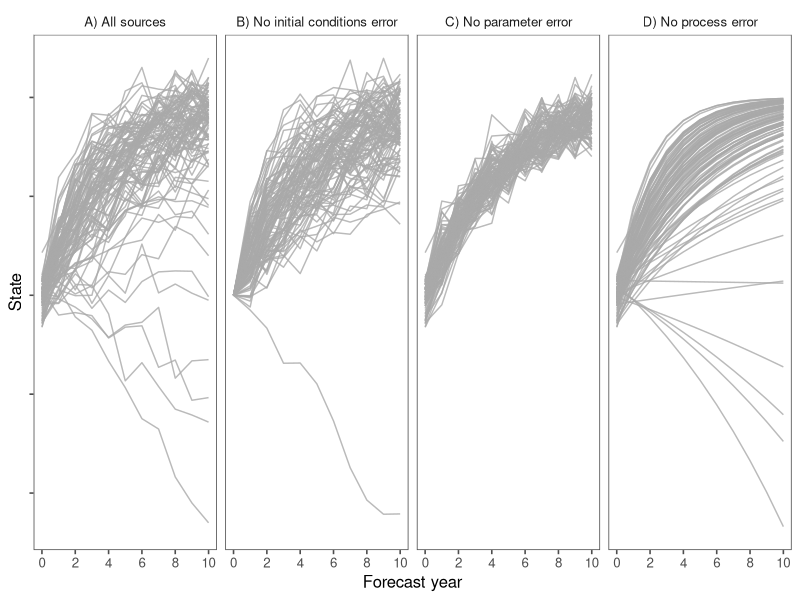

R code for this plot:
################################################################################
##  generate_forecast_fxns.R: Script to generate a forecast time series. 
##  The simulated data can then be used to test the forecast partitioning
##  approach. The forecast generation process includes error from 
##  initial conditions uncertainty, parameter error, driver uncertainty, and 
##  process error.
##
##  Author: Andrew Tredennick
##  Date created: March 13, 2018
################################################################################

##  Clear the workspace
rm(list = ls(all.names = TRUE))


####
####  LOAD LIBRARIES -----------------------------------------------------------
####
library(tidyverse)
library(dplyr)
library(ggthemes)



####
####  DEFINE SIMULATOR FUNCTION ------------------------------------------------
####
generate_forecast <- function(z_bar, 
                              z_sigma, 
                              a_bar,
                              a_sigma,
                              theta_bar = NULL, 
                              theta_sigma = NULL, 
                              x_bar = NULL, 
                              x_sigma = NULL, 
                              proc_sigma, 
                              n_times, 
                              n_iters,
                              seed = NULL){
  if(is.null(seed) == FALSE){
    set.seed(seed)
  }
  
  if(is.null(x_bar) == FALSE){
    if(is.matrix(x_bar) == FALSE){
      stop("x_bar must be a matrix even if only providing one covariate.
           Coerce to a single column matrix, with the number of rows equal
           to the number of time steps to be forecast.")
    }
    
    if((ncol(x_bar)-1) != length(theta_bar)){
      stop("The number of covariates [ncol(x_bar)] and the number of
           coefficients [length(theta_bar)] do not match.")
    }
  }
 
  
  # Generate vector of initial conditions
  Z <- rnorm(n_iters, z_bar, z_sigma)
  
  # Generate vector of autoregressive terms
  A <- rnorm(n_iters, a_bar, a_sigma)
  
  # Generate array of time-varying covariates
  if(is.null(x_bar) == FALSE){
    X <- array(NA, dim = c((ncol(x_bar)+1), n_iters, n_times))
    X[1,,] <- 1 # make first rows 1 for the intercept
    for(dot in 1:n_times){
      for(dox in 1:ncol(x_bar)){
        X[dox+1,,dot] <- rnorm(n_iters, x_bar[dot,dox], x_sigma[dot,dox])
      }
    }
  }
  
  
  # Generate matrix of time-invariant parameters
  if(is.null(theta_bar) == FALSE){
    Theta <- matrix(NA, length(theta_bar), n_iters)
    for(dotheta in 1:length(theta_bar)){
      Theta[, dotheta] <- rnorm(n_iters, theta_bar[dotheta], theta_sigma[dotheta])
    }
  }
  
  # Generate matrix of forecasts
  forecasts <- matrix(NA, n_times+1, n_iters)
  forecasts[1,] <- Z
  
  if(is.null(theta_bar)){
    for(iiter in 1:n_times){
      Z <- A*Z
      forecasts[iiter+1, ] <- rnorm(n_iters, Z, proc_sigma) 
    }
  }else{
    for(iiter in 1:n_times){
      mu <- A*Z[iiter] + X[iiter, ]*Theta
      forecasts[iiter, ] <- rnorm(n_iters, mu, proc_sigma) 
    }
  }
  
  return(forecasts)
}



####
####  GENERATE FORECASTS -------------------------------------------------------
####
z_bar <- -20
z_sigma <- 1.5
a_bar <- 0.8
a_sigma <- 0.1
proc_sigma <- 1.6
n_times <- 10
n_iters <- 100
seed <- 126

outcasts_all <- generate_forecast(z_bar,
                                  z_sigma, 
                                  a_bar,
                                  a_sigma,
                                  theta_bar = NULL, 
                                  theta_sigma = NULL, 
                                  x_bar = NULL, 
                                  x_sigma = NULL, 
                                  proc_sigma, 
                                  n_times, 
                                  n_iters,
                                  seed)

outcasts_noproc <- generate_forecast(z_bar,
                                  z_sigma, 
                                  a_bar,
                                  a_sigma,
                                  theta_bar = NULL, 
                                  theta_sigma = NULL, 
                                  x_bar = NULL, 
                                  x_sigma = NULL, 
                                  proc_sigma = 0, 
                                  n_times, 
                                  n_iters,
                                  seed)

outcasts_noparam <- generate_forecast(z_bar,
                                  z_sigma, 
                                  a_bar,
                                  a_sigma = 0,
                                  theta_bar = NULL, 
                                  theta_sigma = NULL, 
                                  x_bar = NULL, 
                                  x_sigma = NULL, 
                                  proc_sigma, 
                                  n_times, 
                                  n_iters,
                                  seed)

outcasts_noinit <- generate_forecast(z_bar,
                                      z_sigma = 0, 
                                      a_bar,
                                      a_sigma,
                                      theta_bar = NULL, 
                                      theta_sigma = NULL, 
                                      x_bar = NULL, 
                                      x_sigma = NULL, 
                                      proc_sigma, 
                                      n_times, 
                                      n_iters,
                                      seed)

outcasts_combined <- as.data.frame(outcasts_all) %>%
  mutate(year = 0:n_times) %>%
  gather(key,value,-year) %>%
  mutate(simulation = "A) All sources") %>%
  rbind(as.data.frame(outcasts_noproc) %>%
          mutate(year = 0:n_times) %>%
          gather(key,value,-year) %>%
          mutate(simulation = "D) No process error")) %>%
  rbind(as.data.frame(outcasts_noinit) %>%
          mutate(year = 0:n_times) %>%
          gather(key,value,-year) %>%
          mutate(simulation = "B) No initial conditions error")) %>%
  rbind(as.data.frame(outcasts_noparam) %>%
          mutate(year = 0:n_times) %>%
          gather(key,value,-year) %>%
          mutate(simulation = "C) No parameter error"))

ggplot(outcasts_combined, aes(x = year, y = value, group = key))+
  geom_line(color = "darkgrey", alpha = 0.8)+
  facet_wrap(~simulation, ncol = 4)+
  scale_x_continuous(breaks = c(0,2,4,6,8,10))+
  ylab("State")+
  xlab("Forecast year")+
  theme_few()+
  theme(axis.text.y = element_blank())

  
